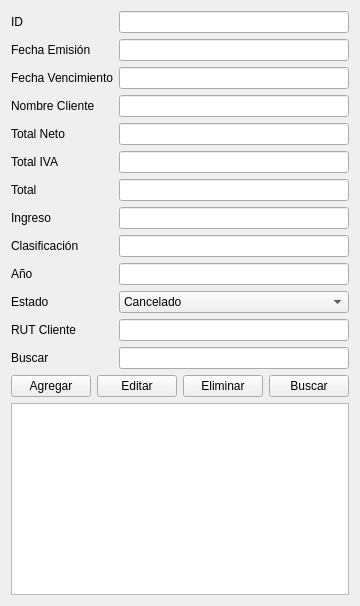
<?xml version="1.0" encoding="UTF-8"?>
<ui version="4.0">
 <class>FacturasForm</class>
 <widget class="QWidget" name="FacturasForm">
  <layout class="QVBoxLayout" name="verticalLayout">
   <item>
    <layout class="QGridLayout" name="formLayout">
     <item row="0" column="0"><widget class="QLabel" name="labelID"><property name="text"><string>ID</string></property></widget></item>
     <item row="0" column="1"><widget class="QLineEdit" name="inputID"/></item>
     <item row="1" column="0"><widget class="QLabel" name="labelFechaEmision"><property name="text"><string>Fecha Emisión</string></property></widget></item>
     <item row="1" column="1"><widget class="QLineEdit" name="inputFechaEmision"/></item>
     <item row="2" column="0"><widget class="QLabel" name="labelFechaVencimiento"><property name="text"><string>Fecha Vencimiento</string></property></widget></item>
     <item row="2" column="1"><widget class="QLineEdit" name="inputFechaVencimiento"/></item>
     <item row="3" column="0"><widget class="QLabel" name="labelNombreCliente"><property name="text"><string>Nombre Cliente</string></property></widget></item>
     <item row="3" column="1"><widget class="QLineEdit" name="inputNombreCliente"/></item>
     <item row="4" column="0"><widget class="QLabel" name="labelTotalNeto"><property name="text"><string>Total Neto</string></property></widget></item>
     <item row="4" column="1"><widget class="QLineEdit" name="inputTotalNeto"/></item>
     <item row="5" column="0"><widget class="QLabel" name="labelTotalIVA"><property name="text"><string>Total IVA</string></property></widget></item>
     <item row="5" column="1"><widget class="QLineEdit" name="inputTotalIVA"/></item>
     <item row="6" column="0"><widget class="QLabel" name="labelTotal"><property name="text"><string>Total</string></property></widget></item>
     <item row="6" column="1"><widget class="QLineEdit" name="inputTotal"/></item>
     <item row="7" column="0"><widget class="QLabel" name="labelIngreso"><property name="text"><string>Ingreso</string></property></widget></item>
     <item row="7" column="1"><widget class="QLineEdit" name="inputIngreso"/></item>
     <item row="8" column="0"><widget class="QLabel" name="labelClasificacion"><property name="text"><string>Clasificación</string></property></widget></item>
     <item row="8" column="1"><widget class="QLineEdit" name="inputClasificacion"/></item>
     <item row="9" column="0"><widget class="QLabel" name="labelAnio"><property name="text"><string>Año</string></property></widget></item>
     <item row="9" column="1"><widget class="QLineEdit" name="inputAnio"/></item>
     <item row="10" column="0"><widget class="QLabel" name="labelEstado"><property name="text"><string>Estado</string></property></widget></item>
     <item row="10" column="1">
      <widget class="QComboBox" name="inputEstado">
       <item><property name="text"><string>Cancelado</string></property></item>
       <item><property name="text"><string>Adeuda</string></property></item>
      </widget>
     </item>
     <item row="11" column="0"><widget class="QLabel" name="labelRutCliente"><property name="text"><string>RUT Cliente</string></property></widget></item>
     <item row="11" column="1"><widget class="QLineEdit" name="inputRutCliente"/></item>
     <item row="12" column="0"><widget class="QLabel" name="labelBuscar"><property name="text"><string>Buscar</string></property></widget></item>
     <item row="12" column="1"><widget class="QLineEdit" name="inputBuscar"/></item>
    </layout>
   </item>
   <item>
    <layout class="QHBoxLayout" name="botonesLayout">
     <item><widget class="QPushButton" name="btnAgregar"><property name="text"><string>Agregar</string></property></widget></item>
     <item><widget class="QPushButton" name="btnEditar"><property name="text"><string>Editar</string></property></widget></item>
     <item><widget class="QPushButton" name="btnEliminar"><property name="text"><string>Eliminar</string></property></widget></item>
     <item><widget class="QPushButton" name="btnBuscar"><property name="text"><string>Buscar</string></property></widget></item>
    </layout>
   </item>
   <item>
    <widget class="QTableWidget" name="tablaFacturas"/>
   </item>
  </layout>
 </widget>
 <resources/>
 <connections/>
</ui>
